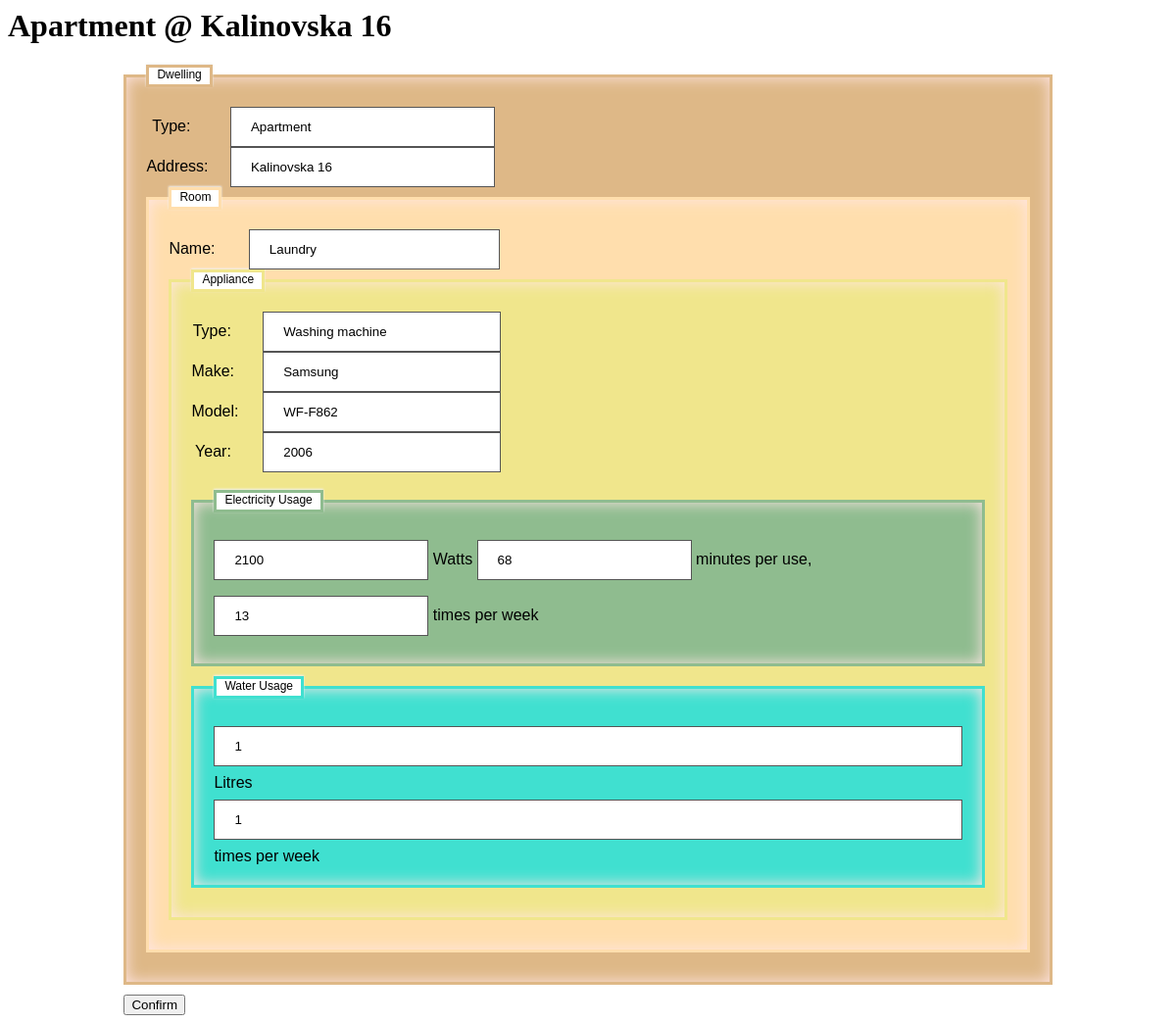
The page /expenses/1/ on the database as committed earlier.
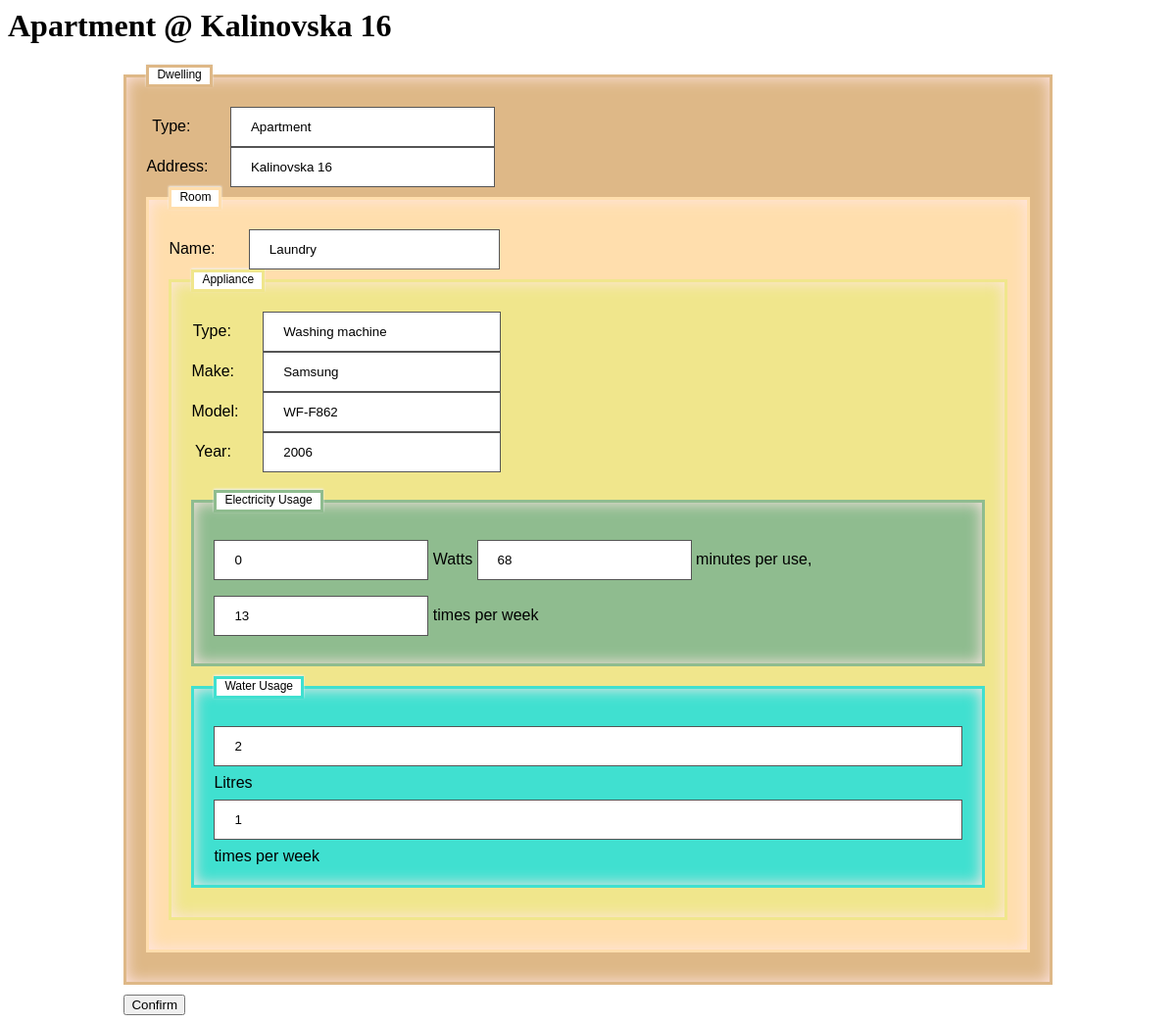
The same page on the database as committed later.
### expenses/models.py (models this page shows, shortened)
class Dwelling(models.Model):
    type = models.CharField(max_length=200)
    address = models.CharField(max_length=200)
    def __str__(self):
        return self.type + ' @ ' + self.address

class Room(models.Model):
    dwelling = models.ForeignKey(Dwelling, on_delete=models.CASCADE)
    name = models.CharField(max_length=200)

class Appliance(models.Model):
    room = models.ForeignKey(Room, on_delete=models.DO_NOTHING)
    type = models.CharField(max_length=200)
    make = models.CharField(max_length=200)
    model = models.CharField(max_length=200)
    year = models.IntegerField()
    uses_electricity = models.BooleanField(default=False)
    uses_water = models.BooleanField(default=False)
    uses_gas = models.BooleanField(default=False)

class ElectricityUsage(models.Model):
    appliance = models.ForeignKey(Appliance, on_delete=models.CASCADE)
    watts = models.IntegerField()
    time_minutes = models.IntegerField()
    occurrences_per_week = models.IntegerField()

class WaterUsage(models.Model):
    appliance = models.ForeignKey(Appliance, on_delete=models.CASCADE)
    litres = models.IntegerField()
    occurrences_per_week = models.IntegerField()

### expenses/views.py (the view)
# urls.py: url(r'^(?P<dwelling_id>[0-9]+)/$', views.detail, name='detail'),
def detail(request, dwelling_id):
    dwelling = Dwelling.objects.get(pk=dwelling_id)
    context = {'dwelling': dwelling}
    return render(request, 'expenses/detail.html', context)

### expenses/templates/expenses/detail.html (shortened to what this page needs)
{% load staticfiles %}
<html>
<head>
<link rel="stylesheet" href="{% static 'expenses/dwelling.css' %}">
</head>
<body>
<h1>{{ dwelling }}</h1>
<form action="{% url 'update' dwelling.id %}" method="post">
<fieldset><legend>Dwelling</legend>
<label class="dwelling">Type:</label>
<input class="dwelling" type="text" name="type{{ dwelling.id }}" value="{{ dwelling.type }}" /><br/>
<label class="dwelling">Address:</label>
<input class="dwelling" type="text" name="address{{ dwelling.id }}" value="{{ dwelling.address }}" /><br/>
{% for room in dwelling.room_set.all %}
    <fieldset class="room"><legend class="room">Room</legend>
    <label class="dwelling">Name:</label>
    <input class="dwelling" type="text" name="room_name{{ room.id }}" value="{{ room.name }}" /><br/>
    {% for appliance in room.appliance_set.all %}
        <fieldset class="appliance"><legend class="appliance">Appliance</legend>
        <label class="dwelling">Type:</label><input type="text" class="dwelling" name="appliance_type{{ appliance.id }}" value="{{ appliance.type }}" /></br>
        <label class="dwelling">Make:</label><input type="text" class="dwelling" name="appliance_make{{ appliance.id }}" value="{{ appliance.make }}" /></br>
        <label class="dwelling">Model:</label><input type="text" class="dwelling" name="appliance_model{{ appliance.id }}" value="{{ appliance.model }}" /></br>
        <label class="dwelling">Year:</label><input type="text" class="dwelling" name="appliance_year{{ appliance.id }}" value="{{ appliance.year }}" /></br>
        {% for electricity_usage in appliance.electricityusage_set.all %}
            <fieldset class="electricity_usage"><legend class="electricity_usage">Electricity Usage</legend>
            <input type="text"  class="electricity_usage" name="electricity_usage_watts{{ electricity_usage.id }}" value="{{ electricity_usage.watts }}" />
            <label>Watts</label>
            <input type="text" class="electricity_usage" name="electricity_usage_time_minutes{{ electricity_usage.id }}" value="{{ electricity_usage.time_minutes }}" />
            <label>minutes per use, </label>
            <input type="text" class="electricity_usage" name="electricity_usage_occurrences_per_week{{ electricity_usage.id }}" value="{{ electricity_usage.occurrences_per_week }}" />
            <label>times per week</label></br>
            </fieldset>
        {% endfor %}
        {% for water_usage in appliance.waterusage_set.all %}
            <fieldset class="water_usage"><legend class="water_usage">Water Usage</legend>
            <input type="text"  class="water_usage" name="water_usage_litres{{ water_usage.id }}" value="{{ water_usage.litres }}" />
            <label>Litres</label>
            <input type="text" class="water_usage" name="water_usage_occurrences_per_week{{ water_usage.id }}" value="{{ water_usage.occurrences_per_week }}" />
            <label>times per week</label></br>
            </fieldset>
        {% endfor %}
        </fieldset>
    {% endfor %}
    </fieldset>
{% endfor %}
</fieldset>
<input type="submit" value="Confirm" />
</form>
</body>
</html>

### expenses/static/expenses/dwelling.css (style rules this page uses)
form { width: 80%; margin: 0 auto; }
label.dwelling, input.dwelling { display: inline-block; }
label.dwelling { width: 5%; text-align: right; }
label.dwelling + input.dwelling { width: 30%; margin: 0 30% 0 4%; }
input[type=text] { width: 100%; padding: 12px 20px; margin: 8px 0; box-sizing: border-box; border: 1px solid #555; outline: none; font-family: Verdana, sans-serif; }
input[type=text].electricity_usage { width: fit-content; }
fieldset { margin: 0px 0px 10px 0px; border: 3px solid BurlyWood; padding: 20px; background: BurlyWood; box-shadow: inset 0px 0px 15px #FFE5E5; -moz-box-shadow: inset 0px 0px 15px #FFE5E5; -webkit-box-shadow: inset 0px 0px 15px #FFE5E5; font-family: Verdana, sans-serif; }
fieldset.room { background: NavajoWhite; border: 3px solid NavajoWhite; }
fieldset.appliance { background: Khaki; border: 3px solid Khaki; }
fieldset.electricity_usage { background: DarkSeaGreen; border: 3px solid DarkSeaGreen; }
fieldset.water_usage { background: Turquoise; border: 3px solid Turquoise; }
fieldset legend { color: black; border: 3px solid BurlyWood; background: white; padding: 0px 8px 3px 8px; box-shadow: -0px -1px 2px #F1F1F1; -moz-box-shadow:-0px -1px 2px #F1F1F1; -webkit-box-shadow:-0px -1px 2px #F1F1F1; font-weight: normal; font-size: 12px; font-family: Verdana, sans-serif; }
fieldset legend.room { border: 3px solid NavajoWhite; }
fieldset legend.appliance { border: 3px solid Khaki; }
fieldset legend.electricity_usage { border: 3px solid DarkSeaGreen; }
fieldset legend.water_usage { border: 3px solid Turquoise; }

Rows that differ between the two databases and show on the page:
changed ElectricityUsage: watts "2100" → "0"
changed WaterUsage id 1: litres "1" → "2"
